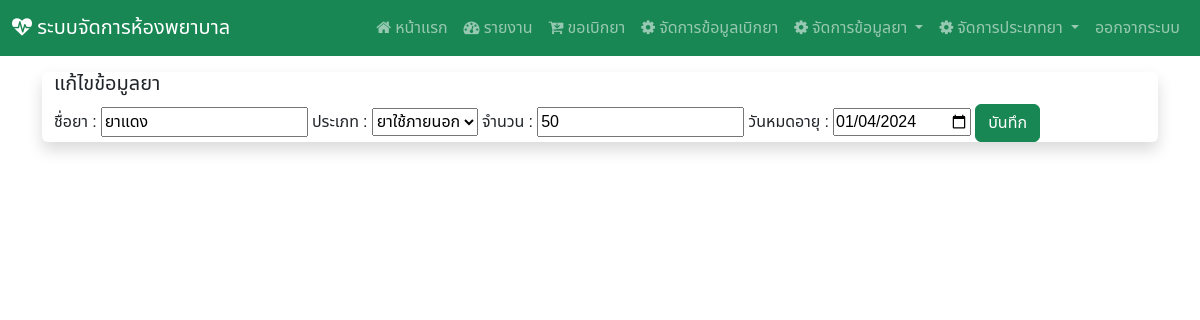
The page /edit/23 (signed in) on the database its author committed.
### Hospital_app/models.py (models this page shows, shortened)
class drug(models.Model):
    drug_id = models.AutoField(primary_key=True)
    drug_name = models.CharField(max_length=255)
    drug_img = models.ImageField(upload_to='images/drug',null=True)
    drug_type = models.ForeignKey(d_type, on_delete=models.CASCADE)
    drug_qty = models.IntegerField()
    drug_exp = models.DateField()

class d_type(models.Model):
    type_id = models.AutoField(primary_key=True)
    type_name = models.CharField(max_length=255)

### Hospital_app/views.py (the view, shortened to what this page needs)
# urls.py: path('edit/<int:pk>',views.edit_drug),#หน้าแก้ไขข้อมูลยา
@login_required(login_url="/login")
def edit_drug(request,pk):
    table = drug.objects.get(drug_id=pk)
    table2 = d_type.objects.all()
    context = {"drug_data" : table , "drug_type" : table2}
    return render(request,'edit_d.html',context)

### Hospital_app/templates/edit_d.html (shortened to what this page needs)
{% extends "base.html" %}
{% block content %}
<div class="container-fluid my-3 justify-content-center align-items-center shadow rounded">
<h5>แก้ไขข้อมูลยา</h5>
<form action="" method="POST">
ชื่อยา : <input type="text" name="drug_name" value="{{drug_data.drug_name}}" required>
ประเภท : <select name="drug_type">
{% for i in drug_type %}
<option value="{{i.type_id}}"
{% if i.type_id == drug_data.drug_type_id %}
selected
{% endif %}
>{{i.type_name}}</option>
{% endfor %}
</select>
จำนวน : <input type="number" name="drug_qty" value="{{drug_data.drug_qty}}" required>
วันหมดอายุ : <input type="date" name="drug_expired" value="{{drug_data.drug_exp|date:'Y-m-d'}}" required>
<button type="submit" class="btn btn-success" >บันทึก</button>
</form>
</div>
{% endblock %}

### Hospital_app/templates/base.html (style rules this page uses)
body { font-family: "Noto Sans Thai", sans-serif; }

### rows shown on the page
drug: drug_name "ยาแดง", drug_type "ยาใช้ภายนอก", drug_qty "50", drug_expired "01/04/2024"
